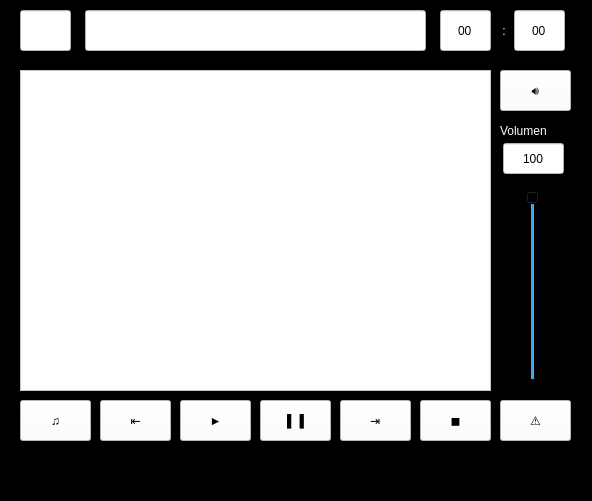
<?xml version="1.0" encoding="UTF-8"?>
<ui version="4.0">
 <class>MainWindow</class>
 <widget class="QMainWindow" name="MainWindow">
  <property name="geometry">
   <rect>
    <x>0</x>
    <y>0</y>
    <width>592</width>
    <height>501</height>
   </rect>
  </property>
  <property name="minimumSize">
   <size>
    <width>592</width>
    <height>501</height>
   </size>
  </property>
  <property name="maximumSize">
   <size>
    <width>592</width>
    <height>501</height>
   </size>
  </property>
  <property name="windowTitle">
   <string>MainWindow</string>
  </property>
  <property name="styleSheet">
   <string notr="true">background-color: rgb(0, 0, 0);</string>
  </property>
  <property name="toolButtonStyle">
   <enum>Qt::ToolButtonIconOnly</enum>
  </property>
  <property name="tabShape">
   <enum>QTabWidget::Rounded</enum>
  </property>
  <widget class="QWidget" name="centralwidget">
   <widget class="QPushButton" name="btnAddSong">
    <property name="geometry">
     <rect>
      <x>20</x>
      <y>400</y>
      <width>71</width>
      <height>41</height>
     </rect>
    </property>
    <property name="styleSheet">
     <string notr="true">font: 75 16pt &quot;MS Shell Dlg 2&quot;;
background-color: rgb(255, 255, 255);</string>
    </property>
    <property name="text">
     <string>♫</string>
    </property>
   </widget>
   <widget class="QLineEdit" name="txtTitle">
    <property name="geometry">
     <rect>
      <x>85</x>
      <y>10</y>
      <width>341</width>
      <height>41</height>
     </rect>
    </property>
    <property name="styleSheet">
     <string notr="true">font: 16pt &quot;Consolas&quot;;
background-color: rgb(255, 255, 255);</string>
    </property>
    <property name="readOnly">
     <bool>true</bool>
    </property>
   </widget>
   <widget class="QListWidget" name="listSongs">
    <property name="geometry">
     <rect>
      <x>20</x>
      <y>70</y>
      <width>471</width>
      <height>321</height>
     </rect>
    </property>
    <property name="styleSheet">
     <string notr="true">font: 16pt &quot;Consolas&quot;;
background-color: rgb(255, 255, 255);</string>
    </property>
   </widget>
   <widget class="QLineEdit" name="txtSecs">
    <property name="geometry">
     <rect>
      <x>514</x>
      <y>10</y>
      <width>51</width>
      <height>41</height>
     </rect>
    </property>
    <property name="styleSheet">
     <string notr="true">font: 16pt &quot;Consolas&quot;;
background-color: rgb(255, 255, 255);</string>
    </property>
    <property name="text">
     <string>00</string>
    </property>
    <property name="alignment">
     <set>Qt::AlignCenter</set>
    </property>
    <property name="readOnly">
     <bool>true</bool>
    </property>
   </widget>
   <widget class="QPushButton" name="btnPlay">
    <property name="geometry">
     <rect>
      <x>180</x>
      <y>400</y>
      <width>71</width>
      <height>41</height>
     </rect>
    </property>
    <property name="styleSheet">
     <string notr="true">font: 75 16pt &quot;MS Shell Dlg 2&quot;;
background-color: rgb(255, 255, 255);</string>
    </property>
    <property name="text">
     <string>►</string>
    </property>
   </widget>
   <widget class="QPushButton" name="btnPause">
    <property name="geometry">
     <rect>
      <x>260</x>
      <y>400</y>
      <width>71</width>
      <height>41</height>
     </rect>
    </property>
    <property name="styleSheet">
     <string notr="true">font: 75 10pt &quot;MS Shell Dlg 2&quot;;
background-color: rgb(255, 255, 255);</string>
    </property>
    <property name="text">
     <string>▌▐</string>
    </property>
   </widget>
   <widget class="QPushButton" name="btnStop">
    <property name="geometry">
     <rect>
      <x>420</x>
      <y>400</y>
      <width>71</width>
      <height>41</height>
     </rect>
    </property>
    <property name="styleSheet">
     <string notr="true">font: 75 14pt &quot;MS Shell Dlg 2&quot;;
background-color: rgb(255, 255, 255);</string>
    </property>
    <property name="text">
     <string>◼</string>
    </property>
   </widget>
   <widget class="QLineEdit" name="txtMins">
    <property name="geometry">
     <rect>
      <x>440</x>
      <y>10</y>
      <width>51</width>
      <height>41</height>
     </rect>
    </property>
    <property name="styleSheet">
     <string notr="true">font: 16pt &quot;Consolas&quot;;
background-color: rgb(255, 255, 255);</string>
    </property>
    <property name="text">
     <string>00</string>
    </property>
    <property name="alignment">
     <set>Qt::AlignCenter</set>
    </property>
    <property name="readOnly">
     <bool>true</bool>
    </property>
   </widget>
   <widget class="QPushButton" name="btnNext">
    <property name="geometry">
     <rect>
      <x>340</x>
      <y>400</y>
      <width>71</width>
      <height>41</height>
     </rect>
    </property>
    <property name="styleSheet">
     <string notr="true">font: 75 35pt &quot;MS Shell Dlg 2&quot;;
background-color: rgb(255, 255, 255);</string>
    </property>
    <property name="text">
     <string>⇥</string>
    </property>
   </widget>
   <widget class="QPushButton" name="btnPrev">
    <property name="geometry">
     <rect>
      <x>100</x>
      <y>400</y>
      <width>71</width>
      <height>41</height>
     </rect>
    </property>
    <property name="styleSheet">
     <string notr="true">font: 75 35pt &quot;MS Shell Dlg 2&quot;;
background-color: rgb(255, 255, 255);</string>
    </property>
    <property name="text">
     <string>⇤</string>
    </property>
   </widget>
   <widget class="QLineEdit" name="txtVol">
    <property name="geometry">
     <rect>
      <x>503</x>
      <y>143</y>
      <width>61</width>
      <height>31</height>
     </rect>
    </property>
    <property name="styleSheet">
     <string notr="true">font: 16pt &quot;Consolas&quot;;
background-color: rgb(255, 255, 255);</string>
    </property>
    <property name="text">
     <string>100</string>
    </property>
    <property name="alignment">
     <set>Qt::AlignCenter</set>
    </property>
    <property name="readOnly">
     <bool>true</bool>
    </property>
   </widget>
   <widget class="QLabel" name="label">
    <property name="geometry">
     <rect>
      <x>500</x>
      <y>120</y>
      <width>71</width>
      <height>21</height>
     </rect>
    </property>
    <property name="styleSheet">
     <string notr="true">font: 14pt &quot;Consolas&quot;;
color: rgb(255, 255, 255);</string>
    </property>
    <property name="text">
     <string>Volumen</string>
    </property>
   </widget>
   <widget class="QSlider" name="sliderVol">
    <property name="geometry">
     <rect>
      <x>522</x>
      <y>190</y>
      <width>22</width>
      <height>191</height>
     </rect>
    </property>
    <property name="styleSheet">
     <string notr="true"/>
    </property>
    <property name="maximum">
     <number>100</number>
    </property>
    <property name="value">
     <number>100</number>
    </property>
    <property name="orientation">
     <enum>Qt::Vertical</enum>
    </property>
   </widget>
   <widget class="QLabel" name="label_2">
    <property name="geometry">
     <rect>
      <x>496</x>
      <y>20</y>
      <width>16</width>
      <height>21</height>
     </rect>
    </property>
    <property name="styleSheet">
     <string notr="true">font: 14pt &quot;Consolas&quot;;
color: rgb(255, 255, 255);</string>
    </property>
    <property name="text">
     <string>:</string>
    </property>
    <property name="alignment">
     <set>Qt::AlignCenter</set>
    </property>
   </widget>
   <widget class="QLineEdit" name="txtIndex">
    <property name="geometry">
     <rect>
      <x>20</x>
      <y>10</y>
      <width>51</width>
      <height>41</height>
     </rect>
    </property>
    <property name="styleSheet">
     <string notr="true">font: 16pt &quot;Consolas&quot;;
background-color: rgb(255, 255, 255);</string>
    </property>
    <property name="text">
     <string/>
    </property>
    <property name="alignment">
     <set>Qt::AlignCenter</set>
    </property>
    <property name="readOnly">
     <bool>true</bool>
    </property>
   </widget>
   <widget class="QPushButton" name="btnMute">
    <property name="geometry">
     <rect>
      <x>500</x>
      <y>70</y>
      <width>71</width>
      <height>41</height>
     </rect>
    </property>
    <property name="styleSheet">
     <string notr="true">font: 75 14pt &quot;MS Shell Dlg 2&quot;;
background-color: rgb(255, 255, 255);</string>
    </property>
    <property name="text">
     <string>🔊</string>
    </property>
   </widget>
   <widget class="QPushButton" name="btnArduino">
    <property name="geometry">
     <rect>
      <x>500</x>
      <y>400</y>
      <width>71</width>
      <height>41</height>
     </rect>
    </property>
    <property name="toolTip">
     <string>Conexion a Arduino</string>
    </property>
    <property name="toolTipDuration">
     <number>-2</number>
    </property>
    <property name="styleSheet">
     <string notr="true">font: 75 14pt &quot;MS Shell Dlg 2&quot;;
background-color: rgb(255, 255, 255);</string>
    </property>
    <property name="text">
     <string>⚠️</string>
    </property>
   </widget>
  </widget>
  <widget class="QMenuBar" name="menubar">
   <property name="geometry">
    <rect>
     <x>0</x>
     <y>0</y>
     <width>592</width>
     <height>21</height>
    </rect>
   </property>
  </widget>
  <widget class="QStatusBar" name="statusbar"/>
 </widget>
 <resources/>
 <connections/>
</ui>
